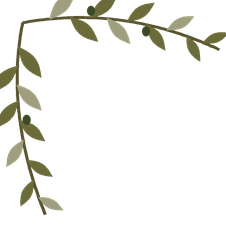
#> input picture assets/templates/sample_olive_7.5x10_assets/flourish_olive_23919ca5.png, 226 x 226 px
$ python -i ai_enhancer.py   (imports and definitions only)
#> lines starting #> are read from the running program, lines starting #| are printed output that depends on the picture
### core/sizes.py
"""Magnet sizes and cm <-> pixel conversions. All pixel math lives here."""
from dataclasses import dataclass

DPI = 300
CM_PER_INCH = 2.54


def cm_to_px(cm: float, dpi: int = DPI) -> int:
    return round(cm / CM_PER_INCH * dpi)


def px_to_cm(px: int, dpi: int = DPI) -> float:
    return px / dpi * CM_PER_INCH


@dataclass(frozen=True)
class MagnetSize:
    key: str
    width_cm: float
    height_cm: float

    # [5 lines left out: function label, not called in this run]

    @property
    def size_px(self) -> tuple[int, int]:
        return cm_to_px(self.width_cm), cm_to_px(self.height_cm)


MAGNET_SIZES: dict[str, MagnetSize] = {
    "7.5x10": MagnetSize("7.5x10", 7.5, 10),
    "10x10": MagnetSize("10x10", 10, 10),
    "15x20": MagnetSize("15x20", 15, 20),
    "5x15_strip": MagnetSize("5x15_strip", 5, 15),  # photo-booth strip
}

A4_CM = (21.0, 29.7)
A4_PX = (cm_to_px(A4_CM[0]), cm_to_px(A4_CM[1]))  # 2480 x 3508
#> further down, picture is the input picture: PIL image 226x226 RGBA; mean R, G, B, A 17.5, 17.3, 11, 27.1


# [5 lines left out: function get_size, not called in this run]

### core/ai_enhancer.py
"""Print enhancement: a super-fast local LUT (default) + optional Gemini cloud styles.

Local path ("Fast AI Enhancer") – two C-level passes, no Python per-pixel work:
    1. saturation: one RGB→RGB matrix convert (scales chroma around Rec.601 luma)
    2. tone: ONE Image.point() with a 768-entry LUT – shadow lift, midtone gamma,
       gentle contrast, black/white output limits (Dye-Sub prints run darker & flatter)
    In the app it runs after fit_to_size (print resolution): ~30 ms for 15x20 cm.

Cloud path (optional, needs GEMINI_API_KEY + internet)
    Sends the image to a Gemini image model with a style prompt. Any failure
    (no key, offline, timeout, bad response) falls back to the local LUT automatically.

All outputs carry dpi=(300, 300).
"""
from __future__ import annotations

import base64
import logging
import io
import json
import os
import urllib.error
import urllib.request
from dataclasses import dataclass
from functools import lru_cache

from PIL import Image

from core.sizes import DPI

log = logging.getLogger(__name__)

DEFAULT_GEMINI_MODEL = "gemini-3.1-flash-image"   # configurable in settings
GEMINI_URL = "https://generativelanguage.googleapis.com/v1beta/models/{model}:generateContent"


# ============================================================== local LUT

@dataclass(frozen=True)
class EnhanceParams:
    shadows: float = 0.25      # 0..1  lift dark tones (peak boost around 1/3 luma)
    gamma: float = 1.05        # >1 brightens midtones
    contrast: float = 1.05     # S-curve strength around mid-grey
    saturation: float = 1.15   # chroma multiplier
    black_out: int = 6         # darkest output level (avoid crushed blacks on dye-sub)
    white_out: int = 252       # brightest output level (keep a hint of detail in highlights)


PRESETS: dict[str, EnhanceParams] = {
    "dye_sub": EnhanceParams(),                                                     # default for DNP/Citizen
    "natural": EnhanceParams(shadows=0.12, gamma=1.02, contrast=1.0, saturation=1.05, black_out=3, white_out=254),
    "vivid": EnhanceParams(shadows=0.2, gamma=1.04, contrast=1.1, saturation=1.3),
    "night_event": EnhanceParams(shadows=0.45, gamma=1.12, contrast=1.02, saturation=1.12, black_out=8),
}

PRESET_LABELS = {
    "dye_sub": "הדפסת Dye-Sub (ברירת מחדל)",
    "natural": "טבעי",
    "vivid": "חי ורווי",
    "night_event": "אירוע ערב / תאורה חלשה",
}


def _clamp(v: float) -> int:
    return 0 if v < 0 else 255 if v > 255 else int(round(v))


@lru_cache(maxsize=32)
def build_lut(p: EnhanceParams) -> tuple[int, ...]:
    """768-entry RGB LUT (same tone curve on R, G, B). Cached per parameter set."""
    y_lut = []
    span = p.white_out - p.black_out
    for i in range(256):
        x = i / 255
        x = x + p.shadows * 3 * x * (1 - x) ** 2           # shadow lift, 0 and 1 stay fixed
        x = x ** (1 / p.gamma)                              # midtones
        x = 0.5 + (x - 0.5) * p.contrast                    # contrast around mid grey
        x = min(1.0, max(0.0, x))
        y_lut.append(_clamp(p.black_out + x * span))
    return tuple(y_lut * 3)


@lru_cache(maxsize=32)
def saturation_matrix(s: float) -> tuple[float, ...]:
    """12-value RGB→RGB matrix that scales chroma by `s` while keeping luma."""
    wr, wg, wb = 0.299, 0.587, 0.114
    k = 1 - s
    return (wr * k + s, wg * k, wb * k, 0.0,
            wr * k, wg * k + s, wb * k, 0.0,
            wr * k, wg * k, wb * k + s, 0.0)


def enhance_local(img: Image.Image, preset: str | EnhanceParams = "dye_sub") -> Image.Image:
    """Fast local enhancement. Returns a new RGB image with dpi=(300, 300)."""
#> called with preset = 'dye_sub'
    params = preset if isinstance(preset, EnhanceParams) else PRESETS.get(preset, PRESETS["dye_sub"])
    src = img if img.mode == "RGB" else img.convert("RGB")
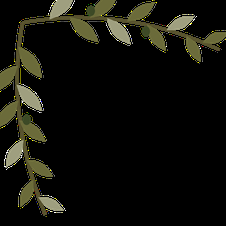
#> src: PIL image 226x226 RGB; mean R, G, B 17.5, 17.3, 11
    if abs(params.saturation - 1.0) > 1e-3:
        src = src.convert("RGB", saturation_matrix(params.saturation))
    out = src.point(build_lut(params))
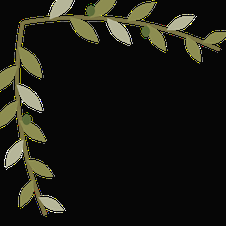
#> out: PIL image 226x226 RGB; mean R, G, B 27.1, 27, 19.6
    out.info["dpi"] = (DPI, DPI)
    return out


# ============================================================== cloud (Gemini)

CLOUD_STYLES = {
    "print_ready": "Improve this photo for printing on a dye-sublimation photo printer: brighten faces and "
                   "shadows, natural skin tones, slightly richer colors, keep it realistic. Do not add, remove "
                   "or change any people, objects or text. Keep the exact framing.",
    "warm_party": "Give this event photo a warm, flattering party look with soft glow, lifted shadows and "
                  "pleasant skin tones. Do not change people, faces, objects or framing.",
    "bw_classic": "Convert this photo to a classic high-quality black and white print with rich tonal range. "
                  "Do not change people, faces, objects or framing.",
}


class CloudUnavailable(RuntimeError):
    pass


def get_api_key(settings: dict | None = None) -> str:
    return ((settings or {}).get("gemini_api_key") or os.environ.get("GEMINI_API_KEY") or "").strip()


# [35 lines left out: function enhance_cloud, not called in this run]


def enhance(img: Image.Image, preset: str = "dye_sub", cloud_style: str | None = None,
            api_key: str = "", model: str = DEFAULT_GEMINI_MODEL) -> tuple[Image.Image, str]:
    """Cloud style if requested and reachable, otherwise the local LUT.
    Returns (image, engine) where engine is 'cloud' or 'local' (or 'local-fallback')."""
    if cloud_style:
        try:
            return enhance_cloud(img, api_key, cloud_style, model), "cloud"
        except CloudUnavailable as e:
            log.warning("Cloud enhance (%s) unavailable – local LUT used: %s", cloud_style, e)
            return enhance_local(img, preset), "local-fallback"
    return enhance_local(img, preset), "local"


# ============================================================== worker (Qt)

try:
    from PyQt6.QtCore import QThread, pyqtSignal

    class EnhancementWorker(QThread):
        """Enhances images off the GUI thread. Emits (index, image, engine) per image."""
        enhanced = pyqtSignal(int, object, str)
        fallback = pyqtSignal(str)        # reason the cloud call failed
        failed = pyqtSignal(str)

        # [22 lines left out: functions __init__, run, not called in this run]
except ImportError:  # core stays usable without Qt (scripts, tests)
    EnhancementWorker = None  # type: ignore[assignment]

>>> from PIL import Image
>>> picture = Image.open('../assets/templates/sample_olive_7.5x10_assets/flourish_olive_23919ca5.png')
>>> result = enhance(picture)

$ run again, on assets/templates/sample_olive_7.5x10_assets/flourish_olive_70a35c59.png
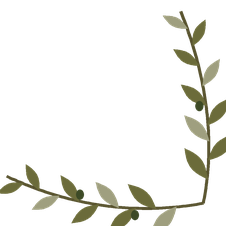
#> input picture assets/templates/sample_olive_7.5x10_assets/flourish_olive_70a35c59.png, 226 x 226 px
#> picture is the input picture: PIL image 226x226 RGBA; mean R, G, B, A 17.5, 17.3, 11, 27.1
#> in enhance_local, `src = img if img.mode == "RGB" else img.convert("RGB")`:
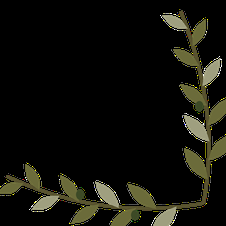
#> src: PIL image 226x226 RGB; mean R, G, B 17.5, 17.3, 11
#> in enhance_local, `out = src.point(build_lut(params))`:
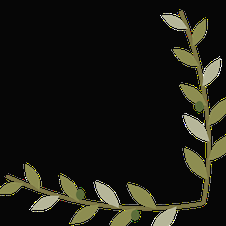
#> out: PIL image 226x226 RGB; mean R, G, B 27.1, 27, 19.6
